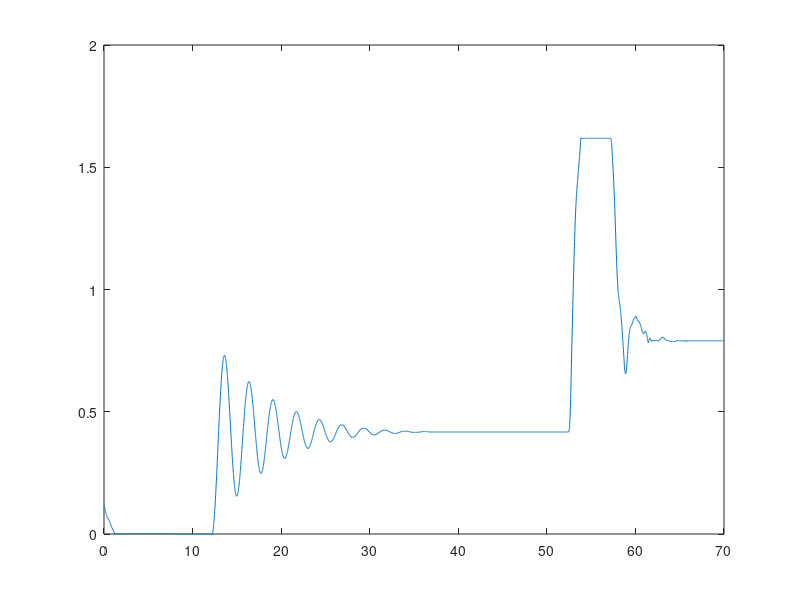

This figure's MATLAB source: (Note: this script raises an error after producing the figure.)
% Used model: TRAS_wzorzec.slx

% 1 Swing the pendulum freely
% 2 calculate coefficients etc...

%% Position reference
% 1. Crude measurements of neutral position with our mobile devices
%   - Freely hanging 67 degrees
%   - Locked with a block 89 degrees
%   - That means that the neutral positon is 22 deg apart from the locked
%   position
%   - Skrajna pitch w dol position 42 degrees
%   - Skrajna pitch w gore position 136 degrees
% 2. Encoder reference measurement
%   1. zero the encoder in skrajna position
%   2. let it stabilise, obtain the angle
%   3. obtain angle from locked leveled pos
clear; clc;
load("00_raw_measurement_pendulum.mat");
angle = ScopeAngle.signals(2).values;
time = ScopeAngle.time;
plot(time(1:end), angle(1:end))

angle_skrajna_pitch_dol = mean(angle(200:1200));
angle_skrajna_pitch_gora = mean(angle(5400:5700));
angle_leveled = mean(angle(6500:6900));
angle_balanced = mean(angle(4000:5000));

% Rownowaga dla 28 gram

%% Free swinging pendulum identification
angle_swinging = angle(1223:4223);
time_swinging = time(1223:4223);

% Peak centers finding
[peaks, locs] = findpeaks(angle_swinging);
[flipped_peaks, flipped_locs] = findpeaks(flip(angle_swinging));
flipped_time_swinging = flip(time_swinging);
peak_times = (flip(flipped_time_swinging(flipped_locs)) + time_swinging(locs))/2;

figure
plot(time_swinging, angle_swinging); hold on;
% plot(flipped_time_swinging(flipped_locs), flipped_peaks, 'ro');
% plot(time_swinging(locs), peaks, 'ro'); 
xline(peak_times, '-r'); hold off;

T = mean(diff(peak_times)) % [s] Period
T_std_dev = std(diff(peak_times)) % Period deviation
omega_0 = 2*pi / T % [Hz] Natural frequency


%% Load equation and ?  
